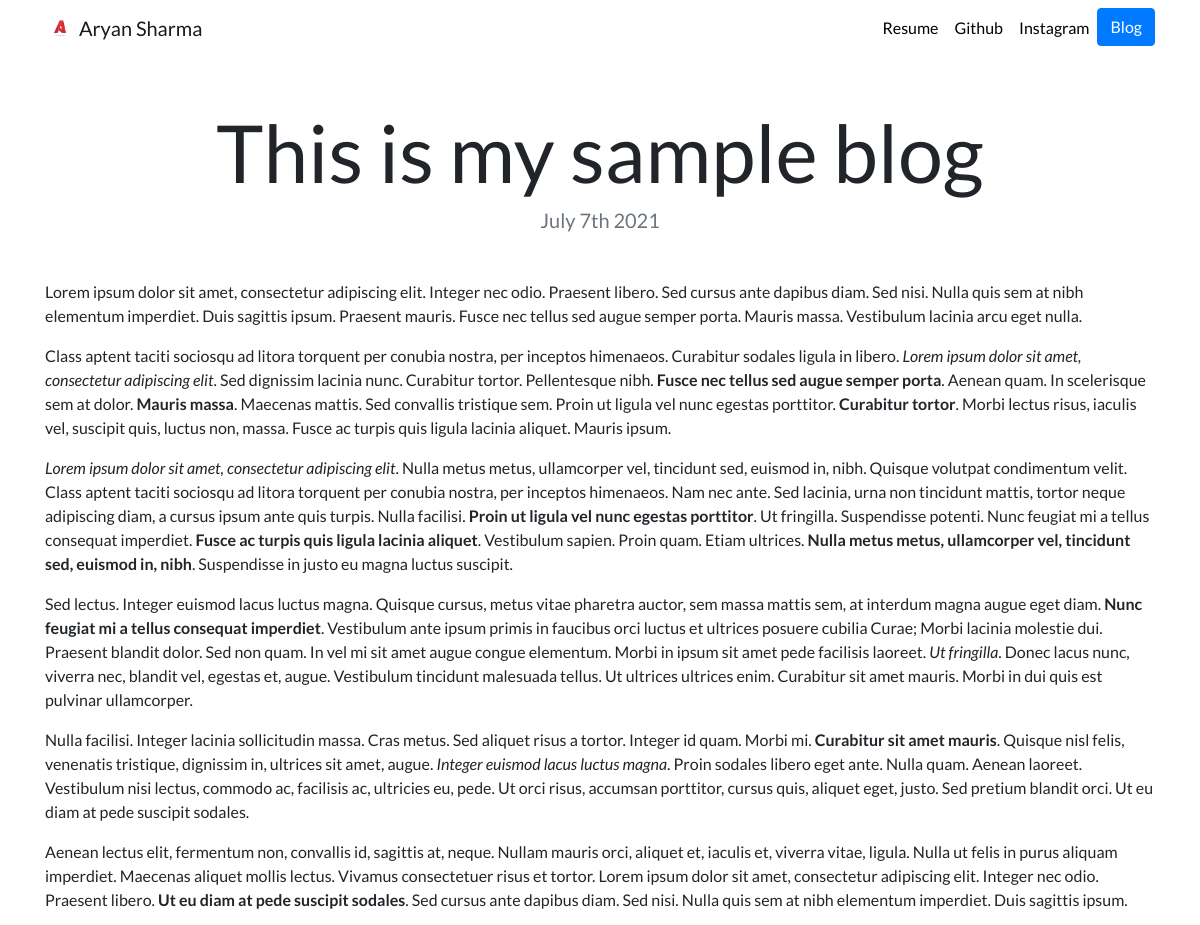
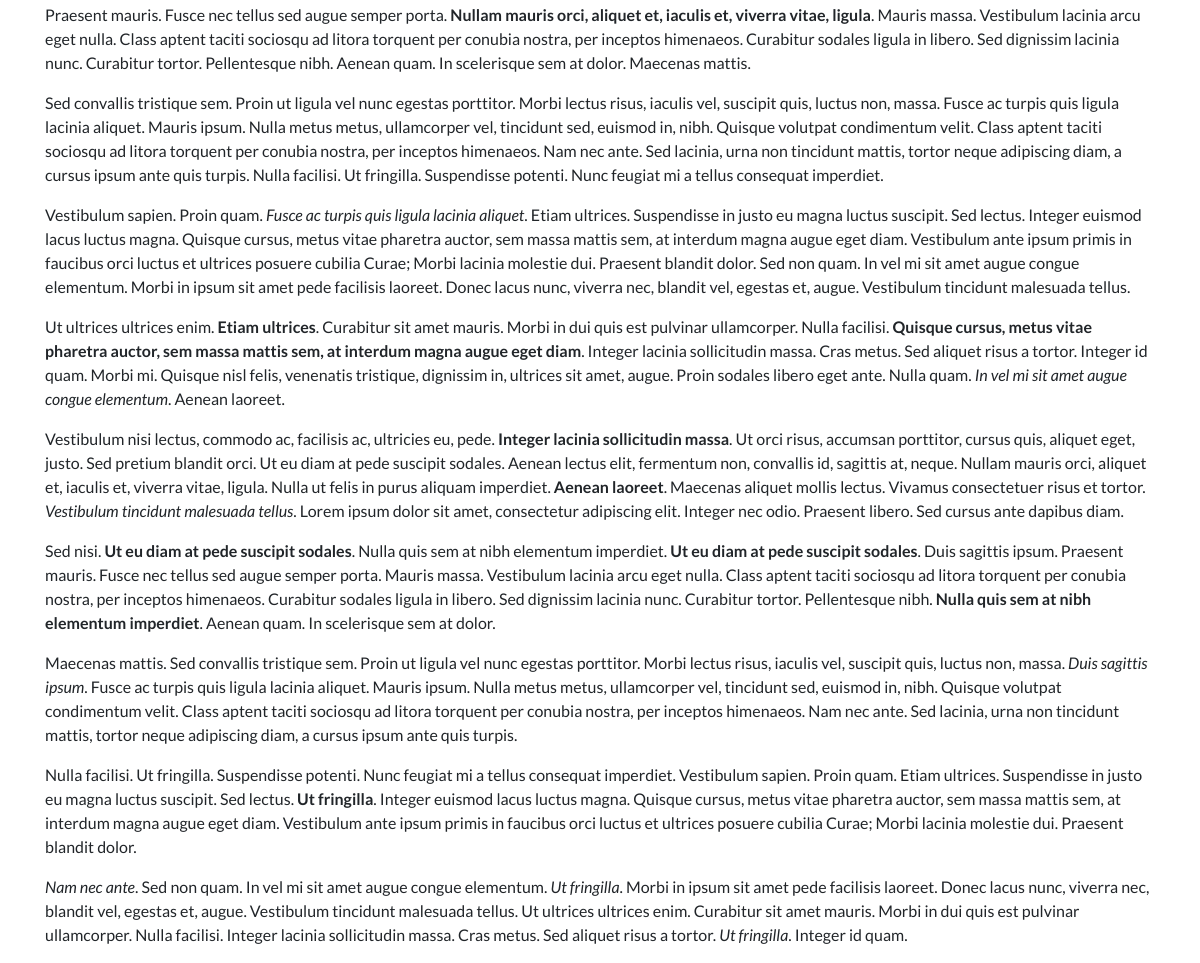
The app's page /blog/2/ with its own data (2 pictures, top to bottom).
### blog/models.py (models this page shows, shortened)
class Blog(models.Model):
    title = models.CharField(max_length=100)
    description = models.TextField()
    date = models.DateTimeField()

### blog/views.py (the view)
# urls.py: path('<int:blog_id>/', views.detail, name='detail'),
def detail(request , blog_id):
    blog = get_object_or_404(Blog, pk=blog_id)
    return render(request, 'blog/detail.html', {'blog':blog})

### blog/templates/blog/detail.html
{% extends "portfolio/base.html" %}
{% load static %}
{% block content %}
<h1 class="text-center mt-5" id="blogdetailtitle">{{ blog.title }}</h1>
<h5 class="text-center text-muted mb-5">{{ blog.date|date:'F jS Y' }}</h5>
{{ blog.description|safe }}
{% endblock %}

### portfolio/static/portfolio/custom.css (style rules this page uses)
body { font-family: 'Lato', sans-serif; }
@media (min-width: 992px) { #blogdetailtitle { font-size: 5rem; } }
#bg { background-size: 1800px 900px; background-repeat: no-repeat; background-position: top; background-attachment: fixed; }

### records on screen
Blog: title "This is my sample blog", date "July 7th 2021", description "Lorem ipsum dolor sit amet, consectetur adipiscing elit. Integer nec odio. Praesent libero. Sed cursus ante dapibus diam. Sed nisi. Nulla quis sem at nibh elementum imperdiet. Duis sagittis ipsum. Praesent mauris. Fusce nec tellus sed augue semper porta. Mauris massa. Vestibulum lacinia arcu eget nulla. Class aptent taciti sociosqu ad litora torquent per conubia nostra, per inceptos himenaeos. Curabitur sodales ligula in libero. Lorem ipsum dolor sit amet, consectetur adipiscing elit . Sed dignissim lacinia nunc. Curabitur tortor. Pellentesque nibh. Fusce nec tellus sed augue semper porta . Aenean quam. In scelerisque sem at dolor. Mauris massa . Maecenas mattis. Sed convallis tristique…"
